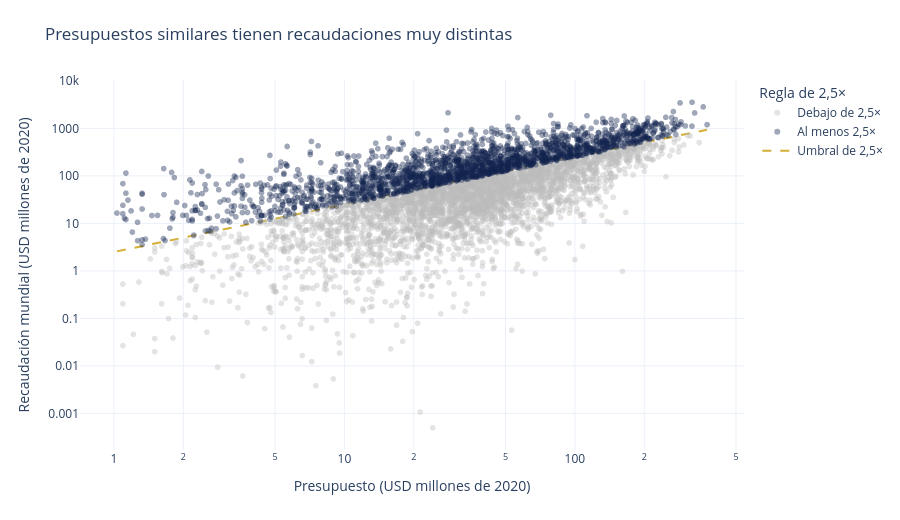

Notebook code cell kept with this figure:
### Markdown cell above
## 4.4 Presupuesto frente a recaudación

### Code cell
# La escala logarítmica requiere importes estrictamente positivos.
dispersion = universo_negocio.loc[
    (universo_negocio.presupuesto_2020_usd > 0)
    & (universo_negocio.recaudacion_2020_usd > 0)].copy()
dispersion['presupuesto_millones'] = (
    dispersion.presupuesto_2020_usd / USD_POR_MILLON)
dispersion['recaudacion_millones'] = (
    dispersion.recaudacion_2020_usd / USD_POR_MILLON)

dispersion['resultado_2_5x'] = dispersion.fracaso_2_5x.map({
    True:'Debajo de 2,5×', False:'Al menos 2,5×'})
figura_dispersion = px.scatter(
    dispersion, x='presupuesto_millones', y='recaudacion_millones',
    color='resultado_2_5x', hover_name='titulo',
    hover_data={'anio_estreno':True, 'genero':True,
                'presupuesto_millones':':.2f',
                'recaudacion_millones':':.2f',
                'multiplo_boleteria':':.1f',
                'resultado_2_5x':False},
    color_discrete_map={'Debajo de 2,5×':GRIS_GRAFICO,
                        'Al menos 2,5×':AZUL_GRAFICO},
    opacity=0.4, log_x=True, log_y=True,
    labels={'presupuesto_millones':'Presupuesto (USD millones de 2020)',
            'recaudacion_millones':'Recaudación mundial (USD millones de 2020)',
            'multiplo_boleteria':'Recaudación / presupuesto'},
    title='Presupuestos similares tienen recaudaciones muy distintas')
presupuesto_min = dispersion.presupuesto_millones.min()
presupuesto_max = dispersion.presupuesto_millones.max()
figura_dispersion.add_trace(go.Scatter(
    x=[presupuesto_min, presupuesto_max],
    y=[UMBRAL_RECUPERO * presupuesto_min,
       UMBRAL_RECUPERO * presupuesto_max],
    mode='lines', name='Umbral de 2,5×',
    line={'color':DORADO_GRAFICO, 'dash':'dash', 'width':2},
    hovertemplate='Recaudación = 2,5 × presupuesto<extra></extra>'))
figura_dispersion.update_layout(
    height=520, legend_title_text='Regla de 2,5×',
    margin={'l':80, 'r':70, 't':80, 'b':70})
figura_dispersion.write_html(
    carpeta_salidas / 'presupuesto_recaudacion_interactivo.html',
    include_plotlyjs='cdn')
figura_dispersion.show()

print('Películas mostradas:', len(dispersion),
      '| excluidas por importe cero para la escala log:',
      len(universo_negocio) - len(dispersion))

### Figure 1 — Plotly figure (JSON) as saved in the notebook; plotly's stock layout.template omitted (floating-point values rounded to 4 significant figures; data arrays with more than 128 entries replaced by an {"elided": "..."} marker saying what was removed)
{"data": [{"customdata": {"elided": "3232x4 mixed values"}, "hovertemplate": "<b>%{hovertext}</b><br><br>Presupuesto (USD millones de 2020)=%{x:.2f}<br>Recaudación mundial (USD millones de 2020)=%{y:.2f}<br>anio_estreno=%{customdata[0]}<br>genero=%{customdata[1]}<br>Recaudación / presupuesto=%{customdata[2]:.1f}<extra></extra>", "hovertext": {"elided": "3232 str values"}, "legendgroup": "Debajo de 2,5×", "marker": {"color": "#BBBBBB", "opacity": 0.4, "symbol": "circle"}, "mode": "markers", "name": "Debajo de 2,5×", "showlegend": true, "x": {"elided": "3232 float values"}, "xaxis": "x", "y": {"elided": "3232 float values"}, "yaxis": "y", "type": "scattergl"}, {"customdata": {"elided": "1983x4 mixed values"}, "hovertemplate": "<b>%{hovertext}</b><br><br>Presupuesto (USD millones de 2020)=%{x:.2f}<br>Recaudación mundial (USD millones de 2020)=%{y:.2f}<br>anio_estreno=%{customdata[0]}<br>genero=%{customdata[1]}<br>Recaudación / presupuesto=%{customdata[2]:.1f}<extra></extra>", "hovertext": {"elided": "1983 str values"}, "legendgroup": "Al menos 2,5×", "marker": {"color": "#11224D", "opacity": 0.4, "symbol": "circle"}, "mode": "markers", "name": "Al menos 2,5×", "showlegend": true, "x": {"elided": "1983 float values"}, "xaxis": "x", "y": {"elided": "1983 float values"}, "yaxis": "y", "type": "scattergl"}, {"hovertemplate": "Recaudación = 2,5 × presupuesto<extra></extra>", "line": {"color": "#D4AF37", "dash": "dash", "width": 2}, "mode": "lines", "name": "Umbral de 2,5×", "x": [1.031, 374.5], "y": [2.577, 936.3], "type": "scatter"}], "layout": {"xaxis": {"anchor": "y", "domain": [0.0, 1.0], "title": {"text": "Presupuesto (USD millones de 2020)"}, "type": "log"}, "yaxis": {"anchor": "x", "domain": [0.0, 1.0], "title": {"text": "Recaudación mundial (USD millones de 2020)"}, "type": "log"}, "legend": {"title": {"text": "Regla de 2,5×"}, "tracegroupgap": 0}, "title": {"text": "Presupuestos similares tienen recaudaciones muy distintas"}, "margin": {"l": 80, "r": 70, "t": 80, "b": 70}, "height": 520}}
